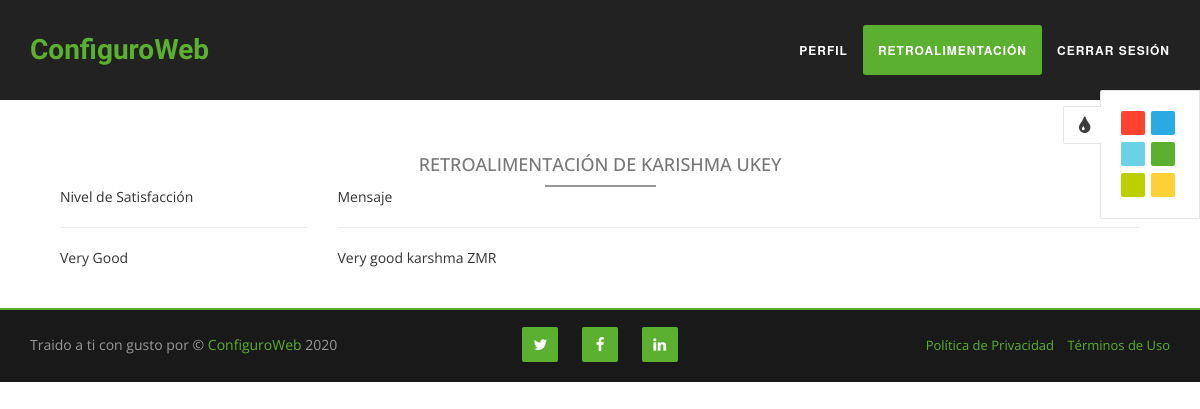
Screenshot of /viewfeedback.php?id=16 (signed in) with the database file from the repository.
### tables this page shows
CREATE TABLE `feedbacks` (
  `id` int(11) NOT NULL,
  `user_student_id` int(11) NOT NULL,
  `user_professor_id` int(11) NOT NULL,
  `msg` text NOT NULL,
  `grade` varchar(100) NOT NULL,
  `created` datetime NOT NULL
);

CREATE TABLE `users` (
  `id` int(11) NOT NULL,
  `fname` varchar(100) NOT NULL,
  `lname` varchar(100) NOT NULL,
  `mobile` varchar(14) NOT NULL,
  `address` text NOT NULL,
  `gender` varchar(10) NOT NULL,
  `email` varchar(100) NOT NULL,
  `dob` datetime NOT NULL,
  `password` varchar(200) NOT NULL,
  `question` varchar(200) NOT NULL,
  `answer` varchar(200) NOT NULL,
  `role` varchar(50) NOT NULL,
  `imgurl` varchar(200) NOT NULL,
  `status` int(11) NOT NULL,
  `created` datetime NOT NULL,
  `modified` datetime NOT NULL
);

### classes/Session.php (called while the page is built, shortened)
<?php
class Session {
    static function get($key){
        if(isset($_SESSION[$key])){
           return $_SESSION[$key];
        }else{
            return false;
        }
    }
}

### classes/Feedbacks.php (called while the page is built, shortened)
<?php
include_once 'Connection.php';
class Feedbacks {
   private $id;
   function setId($id) {
       $this->id = $id;
   }
   public function viewStudentFeedback($id){
       $connection = new Connection();
       $query = "SELECT users.fname,users.lname,feedbacks.* FROM feedbacks INNER JOIN users ON "
               . "(users.id = feedbacks.user_professor_id) WHERE user_student_id = $id AND feedbacks.id = ".$this->id;
       $result = $connection->allSelect($query);
       return $result;
   }
}

### classes/Connection.php (called while the page is built, shortened)
<?php
class Connection {
        private $host = "localhost";
        private $user = "root";
        private $password = "";
        private $database = "template";
        public function getConnection(){
            $conn = new mysqli($this->host, $this->user, $this->password, $this->database);
            return $conn;
        }
        public function allSelect($query){
            $conn = $this->getConnection();
            $result = $conn->query($query);
            return $result;
        }
}

### viewfeedback.php (the view, shortened to what this page needs)
<?php
    include_once 'classes/Session.php';
    include_once "classes/Feedbacks.php";
    $feedback = new Feedbacks();
    if(isset($_GET['id'])){
        $feedback->setId($_GET['id']);
        if(Session::get('role') == 'Student'){
            $result = $feedback->viewStudentFeedback(Session::get('id'));
        }else if(Session::get('role') == 'Professor'){
            $result = $feedback->viewProfessorFeedback(Session::get('id'));
            $byto = "By";
        }else{
        }
    }else{
        exit();
    }
    include  "header.php";
?>
<link rel="stylesheet" href="css/header.css" >
        <section id="feature" class="feature-section first-section">
            <div class="container">
                <div class="row" style="margin-top: 10px">
                    <div class="col-md-12">
                        <?php if($result->num_rows > 0){
                            $row = $result->fetch_assoc();
                            ?>
                        <div class="col-md-12 welcome-section">
                            <h4 class="text-center">Retroalimentación de <?php echo $row['fname']." ".$row['lname']; ?></h4>
                            <div class="border"></div>
                            <div class="col-md-3 col-xs-12">
                                Nivel de Satisfacción
                                <hr/>
                                <?php echo $row['grade']; ?>
                            </div>
                            <div class="col-md-9 col-xs-12">
                                Mensaje
                                <hr/>
                                <span class="text-justify">
                                    <?php echo $row['msg']; ?>
                                </span>
                            </div>
                        </div>
                        <?php } ?>
                    </div>
                </div>
            </div>
        </section>
<?php include "footer.php"; ?>

### css/style.css (style rules this page uses)
body { overflow-x: hidden; font-family: 'Open Sans', sans-serif; }
h1, h2, h3, h4, h5, h6 { text-transform: uppercase; }
.feature-section { padding-top: 100px; }
.welcome-section { padding-bottom: 40px; }
.border { border-top: 1px solid #999; border-bottom: 1px solid #999; margin: 0 45%; -webkit-transition: all 0.3s; -moz-transition: all 0.3s; -o-transition: all 0.3s; transition: all 0.3s; }
.welcome-section h4 { padding-top: 20px; color: #777; }

### css/header.css (style rules this page uses)
.first-section { padding-top:115px; }

### rows the page displays
feedbacks: users.fname "KARISHMA", users.lname "UKEY", grade "Very Good", msg "Very good karshma ZMR"
